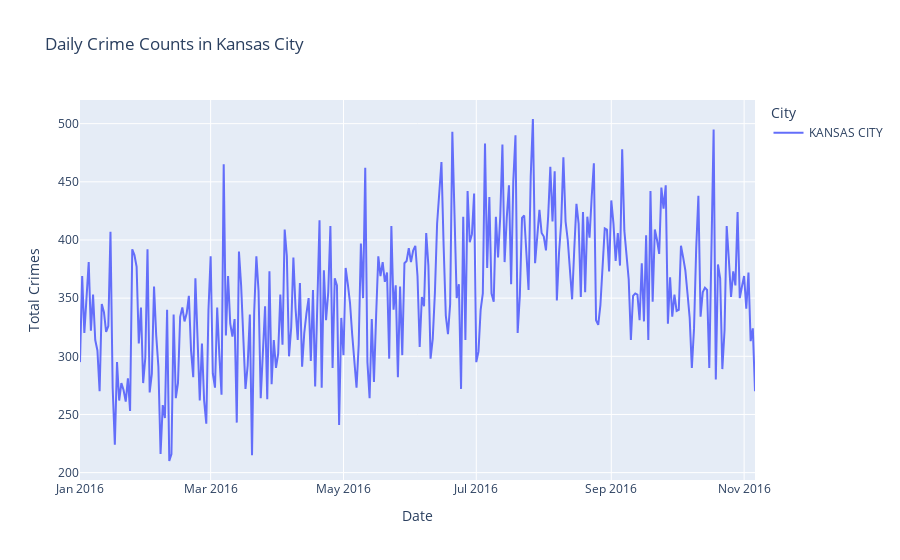

Notebook code for this chart:
### Markdown cell above
#### Kansas City

### Code cell
# Lấy dataframe có City là Kansas City
kansas_city_df = data[data['City'] == 'KANSAS CITY']

# Nhóm dữ liệu theo ngày và thành phố, sau đó tính tổng số vụ phạm tội hàng ngày
daily_crime_counts = kansas_city_df.groupby(['Reported_Date', 'City']).size().reset_index(name='Total_Crimes')

# Vẽ biểu đồ với Plotly
fig = px.line(daily_crime_counts, x='Reported_Date', y='Total_Crimes', color='City', 
              title='Daily Crime Counts in Kansas City',
              labels={'Total_Crimes':'Total Crimes', 'Reported_Date':'Date'})

# Hiển thị biểu đồ
fig.show()

### Figure 1 — Plotly figure (JSON) as saved in the notebook; plotly's stock layout.template omitted (floating-point values rounded to 4 significant figures; data arrays with more than 128 entries replaced by an {"elided": "..."} marker saying what was removed)
{"data": [{"hovertemplate": "City=KANSAS CITY<br>Date=%{x}<br>Total Crimes=%{y}<extra></extra>", "legendgroup": "KANSAS CITY", "line": {"color": "#636efa", "dash": "solid"}, "marker": {"symbol": "circle"}, "mode": "lines", "name": "KANSAS CITY", "orientation": "v", "showlegend": true, "type": "scatter", "x": {"elided": "311 str values"}, "xaxis": "x", "y": {"elided": "311 int values"}, "yaxis": "y"}], "layout": {"legend": {"title": {"text": "City"}, "tracegroupgap": 0}, "title": {"text": "Daily Crime Counts in Kansas City"}, "xaxis": {"anchor": "y", "domain": [0, 1], "title": {"text": "Date"}}, "yaxis": {"anchor": "x", "domain": [0, 1], "title": {"text": "Total Crimes"}}}}
